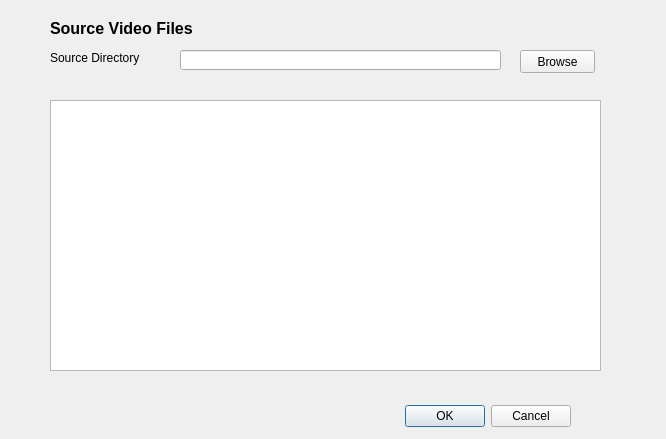
<?xml version="1.0" encoding="UTF-8"?>
<ui version="4.0">
 <class>SourceFileChooserDialog_UI</class>
 <widget class="QDialog" name="SourceFileChooserDialog_UI">
  <property name="geometry">
   <rect>
    <x>0</x>
    <y>0</y>
    <width>666</width>
    <height>439</height>
   </rect>
  </property>
  <property name="windowTitle">
   <string>Dialog</string>
  </property>
  <widget class="QDialogButtonBox" name="buttonBox">
   <property name="geometry">
    <rect>
     <x>230</x>
     <y>400</y>
     <width>341</width>
     <height>32</height>
    </rect>
   </property>
   <property name="orientation">
    <enum>Qt::Horizontal</enum>
   </property>
   <property name="standardButtons">
    <set>QDialogButtonBox::Cancel|QDialogButtonBox::Ok</set>
   </property>
  </widget>
  <widget class="QTableWidget" name="source_files_tbl">
   <property name="geometry">
    <rect>
     <x>50</x>
     <y>100</y>
     <width>551</width>
     <height>271</height>
    </rect>
   </property>
  </widget>
  <widget class="QLabel" name="label">
   <property name="geometry">
    <rect>
     <x>50</x>
     <y>20</y>
     <width>221</width>
     <height>16</height>
    </rect>
   </property>
   <property name="font">
    <font>
     <pointsize>12</pointsize>
     <weight>75</weight>
     <bold>true</bold>
    </font>
   </property>
   <property name="text">
    <string>Source Video Files</string>
   </property>
  </widget>
  <widget class="QLabel" name="label_2">
   <property name="geometry">
    <rect>
     <x>50</x>
     <y>50</y>
     <width>91</width>
     <height>16</height>
    </rect>
   </property>
   <property name="text">
    <string>Source Directory</string>
   </property>
  </widget>
  <widget class="QPushButton" name="browse_btn">
   <property name="geometry">
    <rect>
     <x>520</x>
     <y>50</y>
     <width>75</width>
     <height>23</height>
    </rect>
   </property>
   <property name="text">
    <string>Browse</string>
   </property>
  </widget>
  <widget class="QLineEdit" name="source_dir_input">
   <property name="geometry">
    <rect>
     <x>180</x>
     <y>50</y>
     <width>321</width>
     <height>20</height>
    </rect>
   </property>
  </widget>
 </widget>
 <resources/>
 <connections>
  <connection>
   <sender>buttonBox</sender>
   <signal>accepted()</signal>
   <receiver>SourceFileChooserDialog_UI</receiver>
   <slot>accept()</slot>
   <hints>
    <hint type="sourcelabel">
     <x>248</x>
     <y>254</y>
    </hint>
    <hint type="destinationlabel">
     <x>157</x>
     <y>274</y>
    </hint>
   </hints>
  </connection>
  <connection>
   <sender>buttonBox</sender>
   <signal>rejected()</signal>
   <receiver>SourceFileChooserDialog_UI</receiver>
   <slot>reject()</slot>
   <hints>
    <hint type="sourcelabel">
     <x>316</x>
     <y>260</y>
    </hint>
    <hint type="destinationlabel">
     <x>286</x>
     <y>274</y>
    </hint>
   </hints>
  </connection>
 </connections>
</ui>
